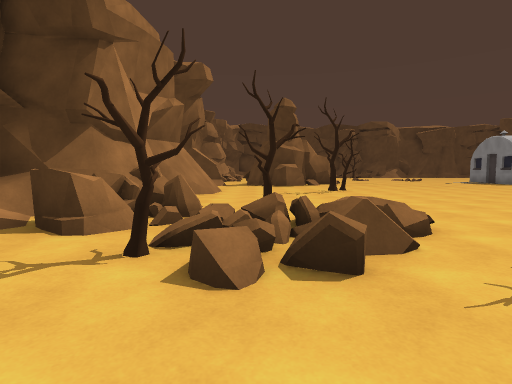
[1] (above)

21 first-person views from a walk through a scene from a Unity 3-D project. The camera is 1.3 m above the floor, tilts 4° down and sees 80° across. The floor is counted in squares, 2 m on a side. Each view is taken from the middle of a square. On the plan, view 1 faces up. The plan holds only what a view shows up to about 10 squares ahead; the rest is blank. The place goes on beyond the plan. Some animated figures are left out.

[2]
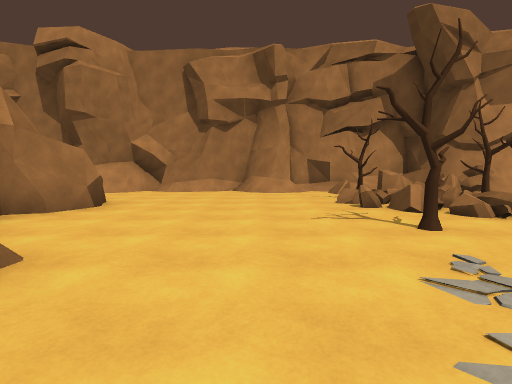

[3]
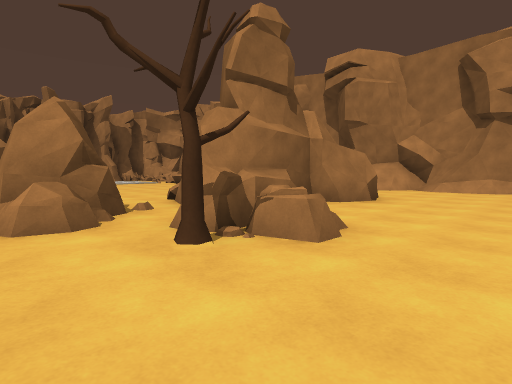

[4]
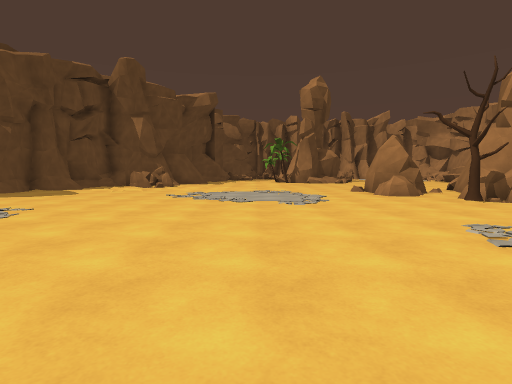

[5]
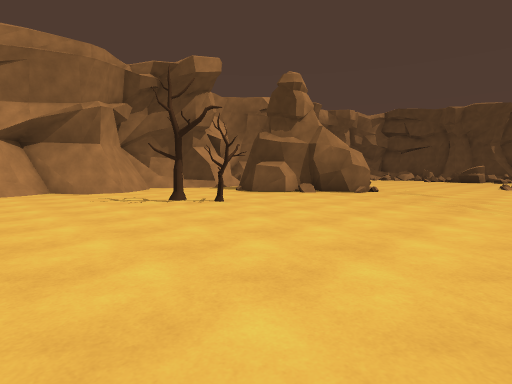

[6]
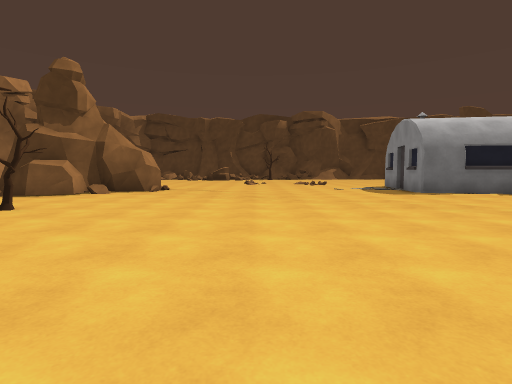

[7]
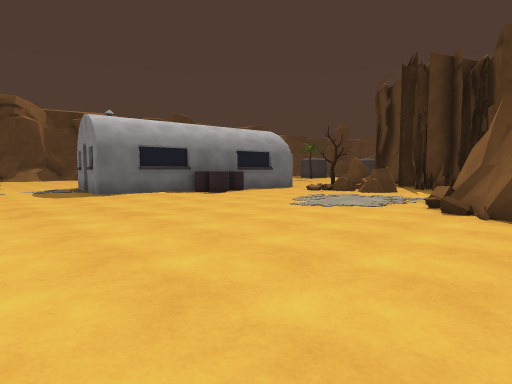

[8]
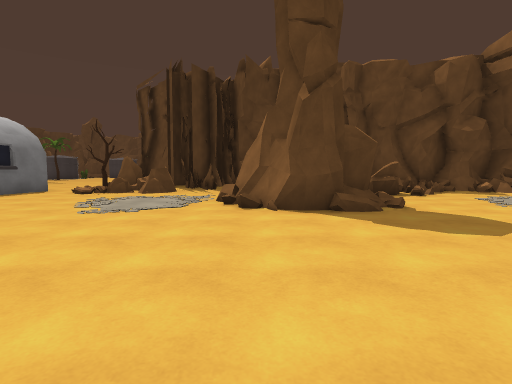

[9]
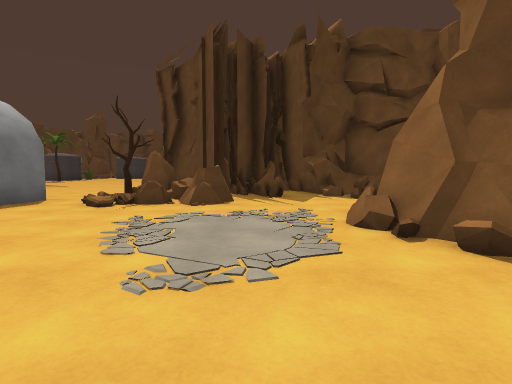

[10]
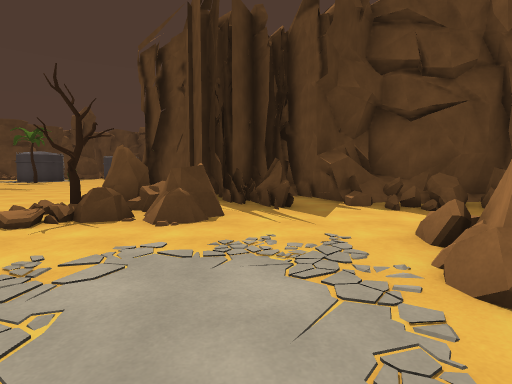

[11]
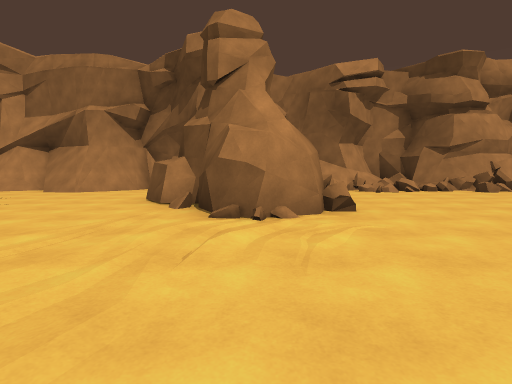

[12]
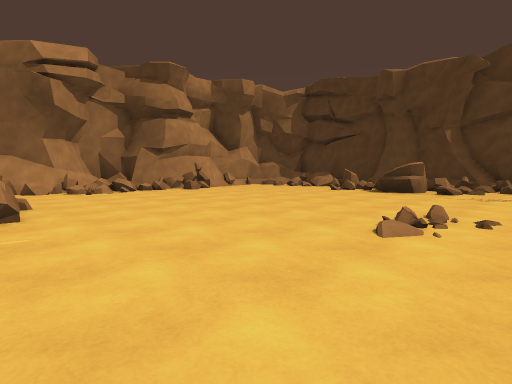

[13]
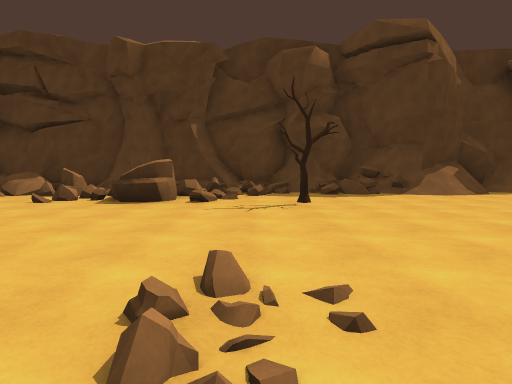

[14]
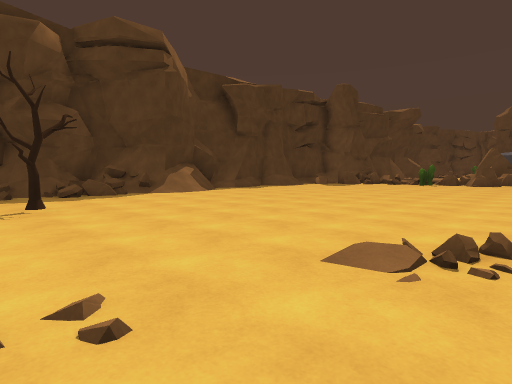

[15]
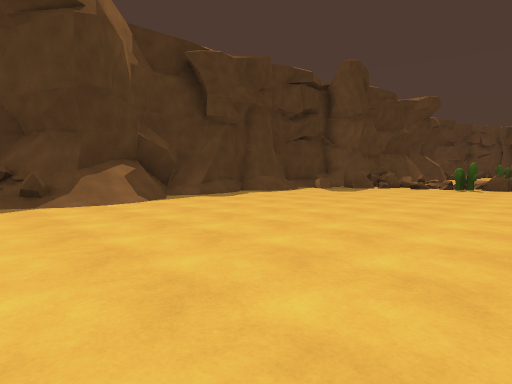

[16]
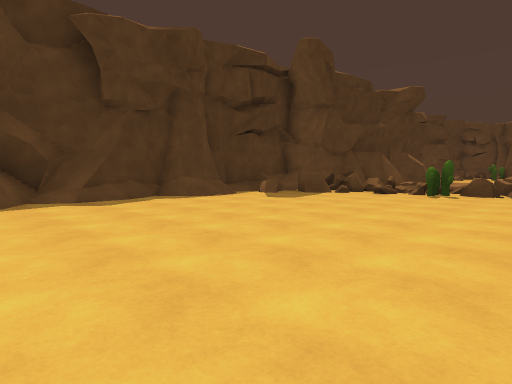

[17]
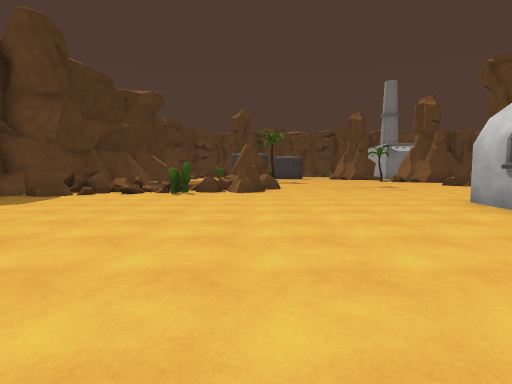

[18]
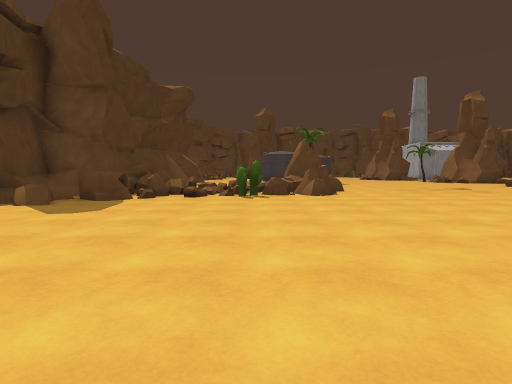

[19]
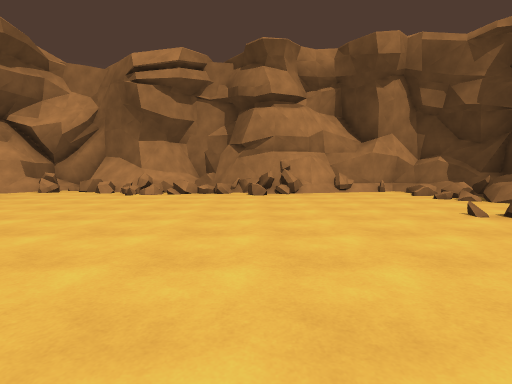

[20]
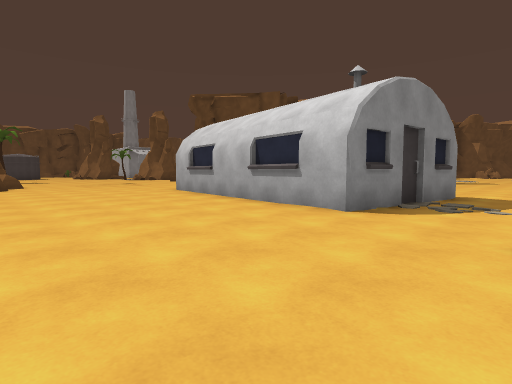

[21]
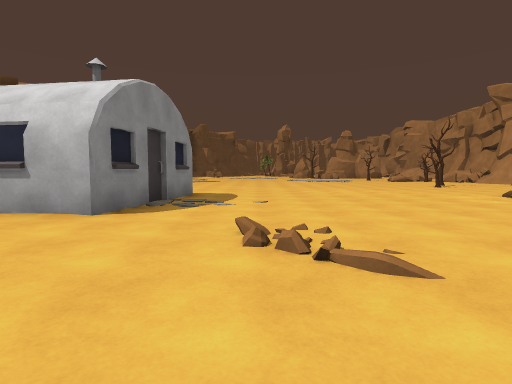

### Floor plan
Key: @ floor where view 1 was taken; # wall or solid block; x gap in a wall; . main floor; : floor 0.25 m higher than the main floor; / step, stairs or slope; = window, fence, low wall or low ledge; ^ raised ledge; T tree; R rock; B building; C cactus; O other object.
Columns run from 5 left of view 1 to 24 right of it. Each row starts with its distance up from view 1.
 29           ################^#^
 28   ##=#######=====#//##.#.#//^
 27   #=#==^##==#....//......=^=##
 26   #.....=##...............=#=
 25   #......==..T..............=
 24   #/........................=x
 23   ##.......................CR=
 22   ##=.......................RO
 21   ##.......................RRO
 20   ==........../...............
 19  ##=..........................
 18  ##=..........................
 17   #....=..........####B.......
 16   #=.. ##........##     #.....
 15   #/.  ##:.......#        ....
 14   ##   ##........###      ....
 13      .##............B ##.....
 12     ................B...R..
 11    ....................:TR
 10    #....T..............RRRR
  9    #...T...............RR ###
  8   ##.....................####
  7   #/................#=.....##
  6  ###... ............##=..###
  5  ####.. ..  . .....##   #=##
  4  #=^=T=...     ....##   ####
  3  #==#==..     ........   ##
  2  #..T=..T.   .........##  #
  1  #......... ........... =
  0  #...@.............. ...=
 -1  #..................  .=#
 -2 ##.......RRT.........  =#
 -3 #/...##.RRR...........
 -4 ##/.  ####.R...........
 -5  #/     ##RR...........#
 -6  #      #..R ... .....##

Positions as (right, up) in squares from view 1, and headings:
1: (0, 0), facing up
2: (6, 0), facing left
3: (7, 0), facing down-left
4: (10, 4), facing down
5: (8, 6), facing up-left
6: (7, 5), facing up
7: (9, 5), facing up-right
8: (9, 6), facing right
9: (12, 8), facing right
10: (14, 8), facing right
11: (8, 15), facing left
12: (8, 16), facing up-left
13: (7, 19), facing up
14: (7, 19), facing up-right
15: (10, 21), facing up-right
16: (13, 21), facing up-right
17: (13, 21), facing right
18: (14, 23), facing right
19: (7, 22), facing left
20: (10, 22), facing down-right
21: (10, 22), facing down
